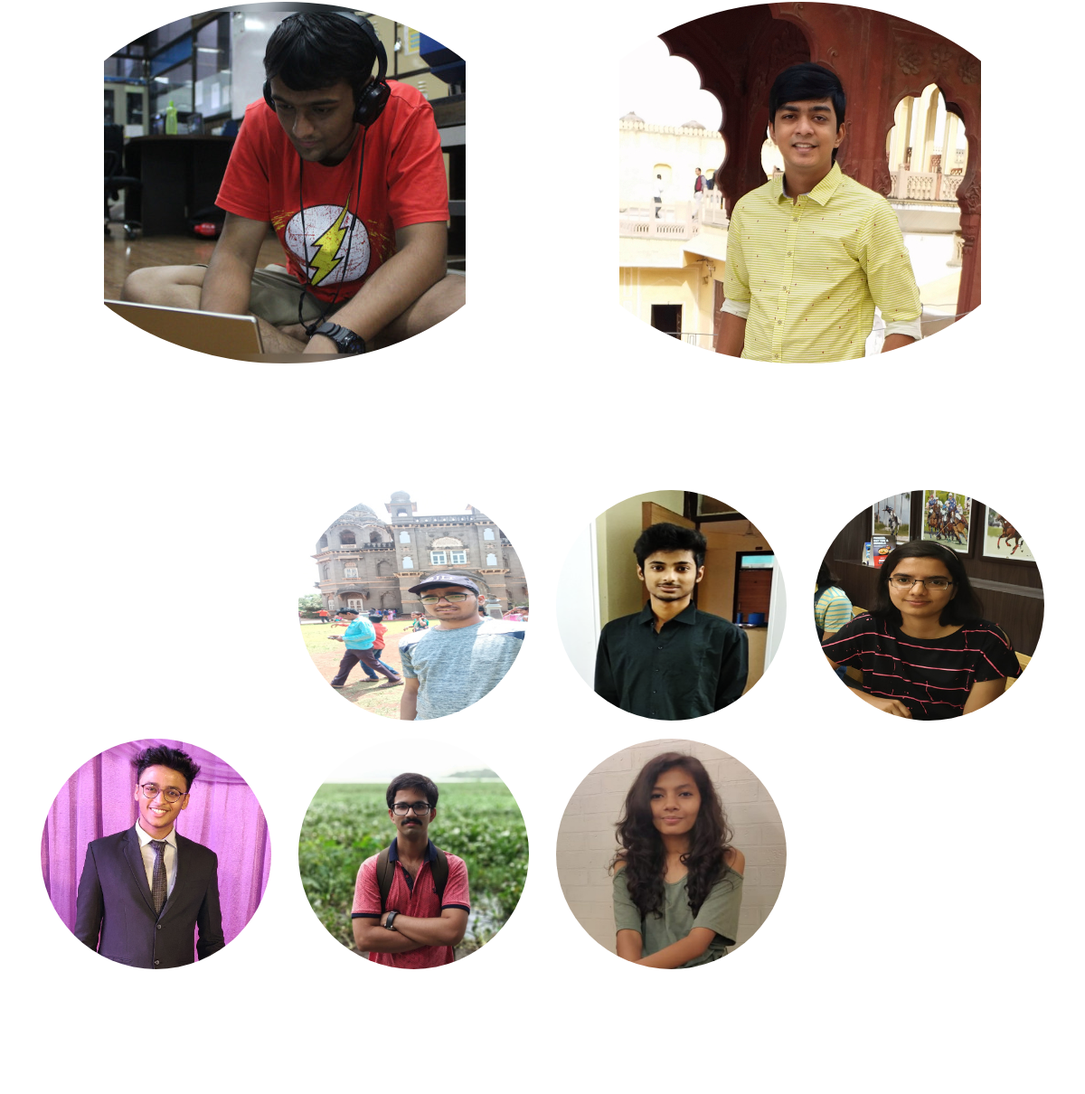
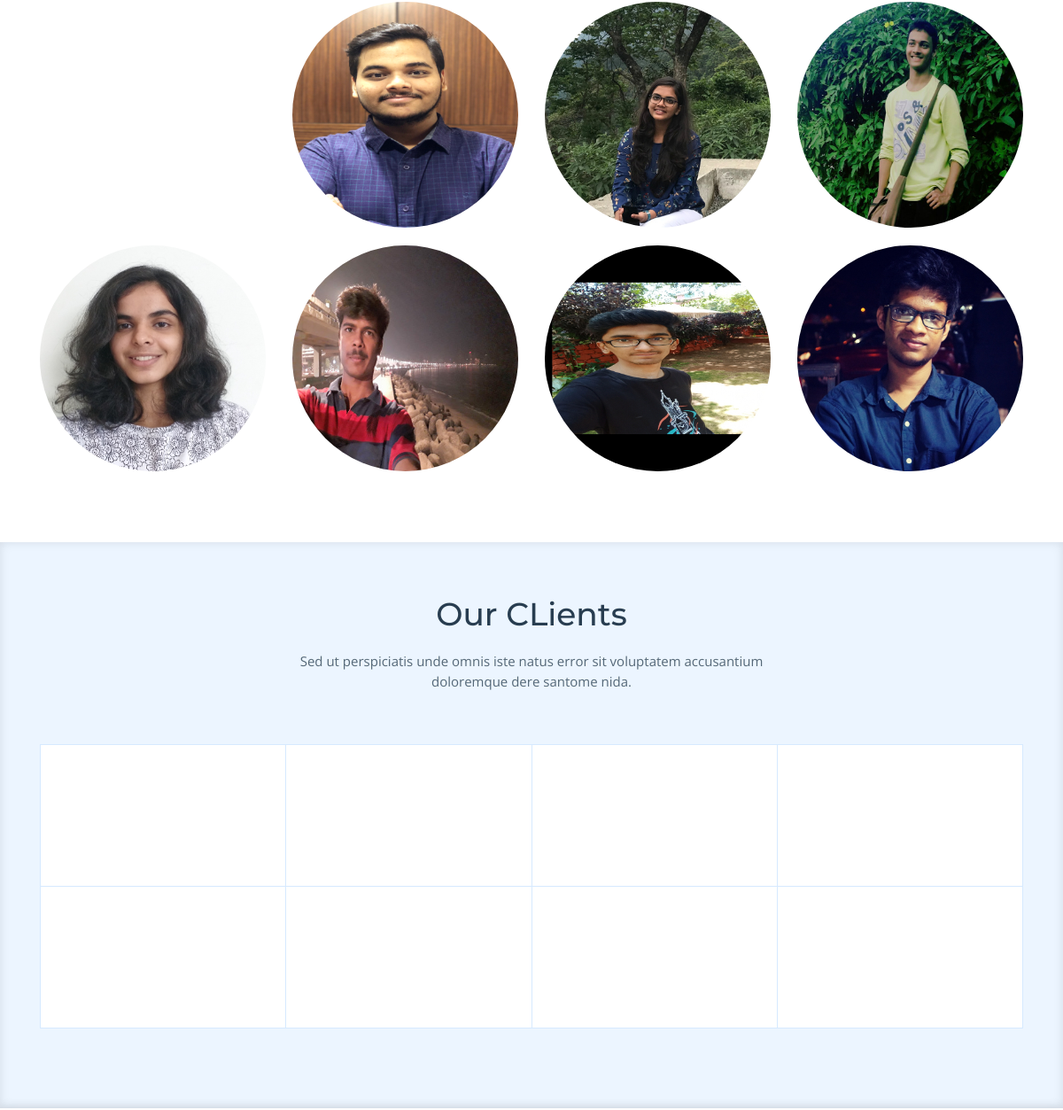
Page /erc/ (middle part) on the earlier database version (2 pictures, top to bottom).
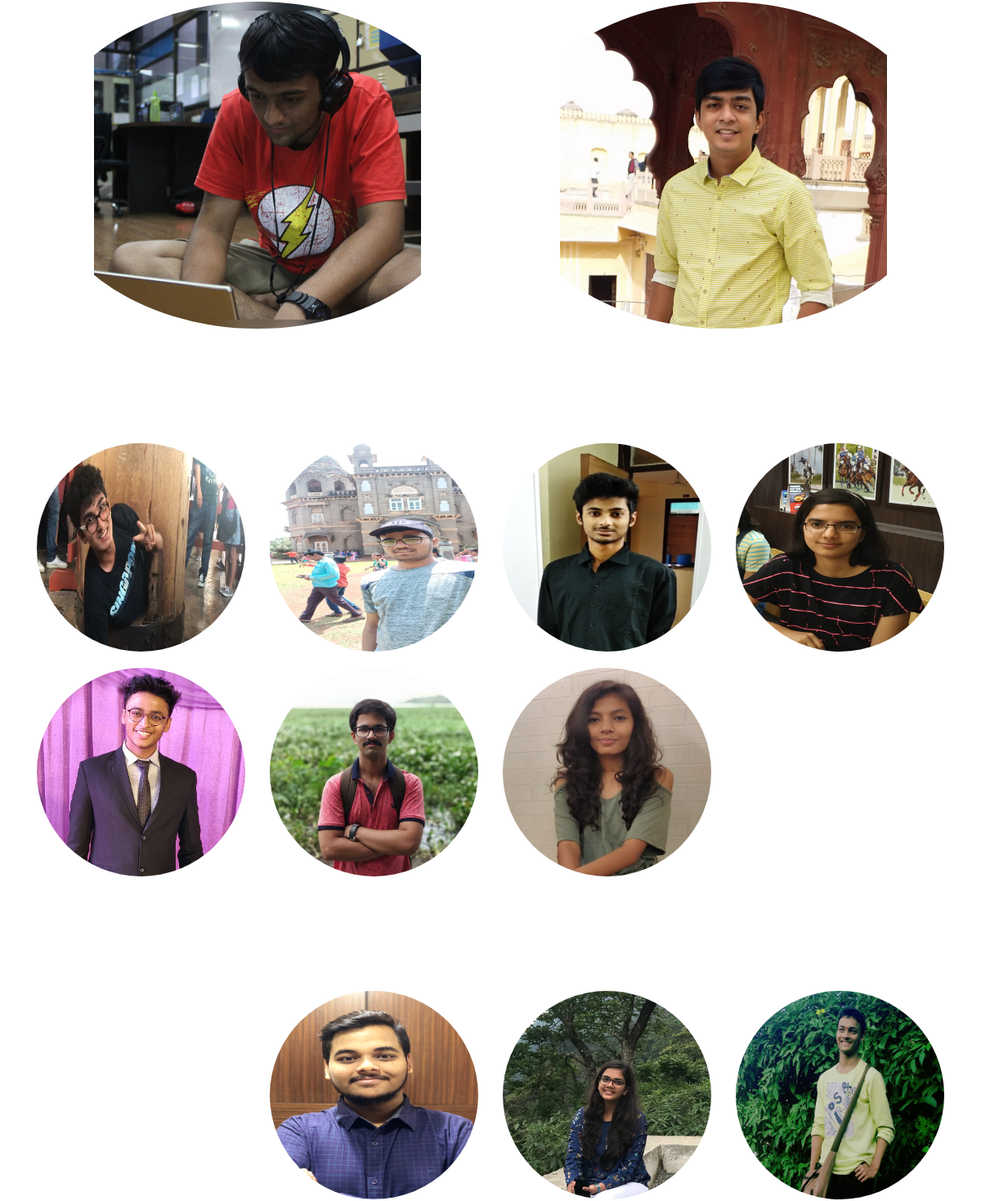
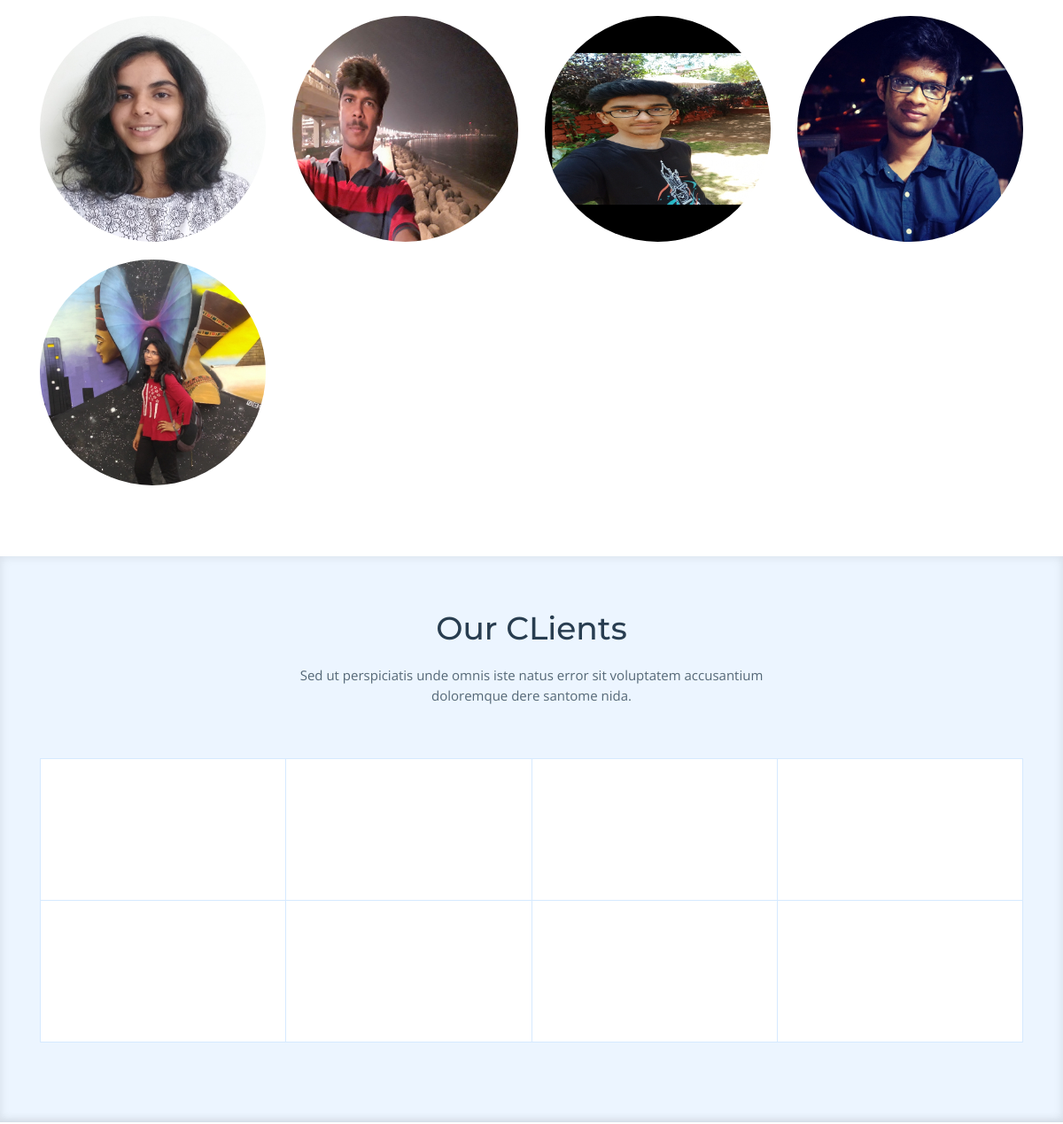
Same page on the later database version (2 pictures, top to bottom).
### erc/models.py (models this page shows)
class Team(models.Model):
	name=models.CharField(max_length=80,blank=False)
	post=models.CharField(max_length=80)
	image=models.ImageField(upload_to='media/team',blank=True)
	fb=models.CharField(max_length=80,null=True,blank=True)
	linkedin=models.CharField(max_length=80,null=True,blank=True)
	github=models.CharField(max_length=80, null=True, blank=True)

### erc/views.py (the view)
# urls.py: path('', home_view , name='home'),
def home_view (request, *args, **kwargs):
	anirudh=Team.objects.get(id=2)
	jian=Team.objects.get(id=3)
	team=Team.objects.all()
	event=Event.objects.all()
	content={
	'anirudh':anirudh,
	'jian':jian,
	'team':team,
	'events':event,
	}
	return render(request,"erc/index.html",content)

### erc/templates/erc/index.html
{% extends 'erc/base.html' %}

### erc/templates/erc/base.html (shortened to what this page needs)
<!DOCTYPE html>
<html lang="en">
<head>
{% load static %}
  <link href="{% static 'erc/lib/bootstrap/css/bootstrap.min.css' %}"rel="stylesheet">
  <link href="{% static 'erc/lib/font-awesome/css/font-awesome.min.css' %}" rel="stylesheet">
  <link href="{% static 'erc/lib/animate/animate.min.css' %}" rel="stylesheet">
  <link href="{% static 'erc/lib/ionicons/css/ionicons.min.css' %}" rel="stylesheet">
  <link href="{% static 'erc/lib/owlcarousel/assets/owl.carousel.min.css' %}" rel="stylesheet">
  <link href="{% static 'erc/lib/lightbox/css/lightbox.min.css' %}" rel="stylesheet">
  <link href="{% static 'erc/css/style.css' %}" rel="stylesheet">
</head>
<body>
  <main id="main">
    <section id="team">
      <div class="container">
        <div class="row">
          <div class="col-lg-6 col-md-5 wow fadeInUp">
            <div class="member">
              <img src="{{jian.image.url}}" class="img-fluid" alt="">
            </div>
          </div>
          <div class="col-lg-6 col-md-5 wow fadeInUp">
            <div class="member">
              <img src="{{anirudh.image.url}}" class="img-fluid" alt="">
            </div>
          </div>
        </div>
          <br><br><br><br><br>
        <div class="row">
          {% for member in team %}
            {%if member.post == "Convener" %}
            <div class="col-lg-3 col-md-6 wow fadeInUp" data-wow-delay="0.2s">
            <div class="member">
              <img src="{{member.image.url}}" class="img-fluid" alt="">
            </div>
          </div>
          {%endif%}
          {%endfor%}
        </div>
        <br><br><br><br><br>
        <div class="row">
          {% for member in team %}
            {%if member.post == "Volunteer" %}
            <div class="col-lg-3 col-md-6 wow fadeInUp" data-wow-delay="0.2s">
            <div class="member">
              {%if member.image %}
              <img src="{{member.image.url}}" class="img-fluid" alt="">
              {%endif%}
            </div>
          </div>
          {%endif%}
          {%endfor%}
        </div>
      </div>
    </section>
    <section id="clients" class="section-bg">
      <div class="container">
        <div class="section-header">
          <h3>Our CLients</h3>
          <p>Sed ut perspiciatis unde omnis iste natus error sit voluptatem accusantium doloremque dere santome nida.</p>
        </div>
        <div class="row no-gutters clients-wrap clearfix wow fadeInUp">
          <div class="col-lg-3 col-md-4 col-xs-6">
            <div class="client-logo">
            </div>
          </div>
          <div class="col-lg-3 col-md-4 col-xs-6">
            <div class="client-logo">
            </div>
          </div>
          <div class="col-lg-3 col-md-4 col-xs-6">
            <div class="client-logo">
            </div>
          </div>
          <div class="col-lg-3 col-md-4 col-xs-6">
            <div class="client-logo">
            </div>
          </div>
          <div class="col-lg-3 col-md-4 col-xs-6">
            <div class="client-logo">
            </div>
          </div>
          <div class="col-lg-3 col-md-4 col-xs-6">
            <div class="client-logo">
            </div>
          </div>
          <div class="col-lg-3 col-md-4 col-xs-6">
            <div class="client-logo">
            </div>
          </div>
          <div class="col-lg-3 col-md-4 col-xs-6">
            <div class="client-logo">
            </div>
          </div>
        </div>
      </div>
    </section>
  </main>
</body>
</html>

### erc/static/erc/css/style.css (style rules this page uses)
body { background: #fff; color: #444; font-family: "Open Sans", sans-serif; }
p { padding: 0; margin: 0 0 30px 0; }
.section-header h3 { font-size: 36px; color: #283d50; text-align: center; font-weight: 500; position: relative; }
.section-header p { text-align: center; margin: auto; font-size: 15px; padding-bottom: 60px; color: #556877; width: 50%; }
.section-bg { background: #ecf5ff; }
#team { background: #fff; padding: 60px 0; box-shadow: 0px 0px 12px 0px rgba(0, 0, 0, 0.1); }
#team .member { text-align: center; margin-bottom: 20px; position: relative; border-radius: 50%; overflow: hidden; }
#clients { padding: 60px 0; box-shadow: inset 0px 0px 12px 0px rgba(0, 0, 0, 0.1); }
#clients .clients-wrap { border-top: 1px solid #d6eaff; border-left: 1px solid #d6eaff; margin-bottom: 30px; }
#clients .client-logo { padding: 64px; display: -webkit-box; display: -webkit-flex; display: -ms-flexbox; display: flex; -webkit-box-pack: center; -webkit-justify-content: center; -ms-flex-pack: center; justify-content: center; -webkit-box-align: center; -webkit-align-items: center; -ms-flex-align: center; align-items: center; border-right: 1px solid #d6eaff; border-bottom: 1px solid #d6eaff; overflow: hidden; background: #fff; height: 160px; }

Differences in the rows shown:
now on this page (row edited): Team: image (picture)
added Team: image (picture)
